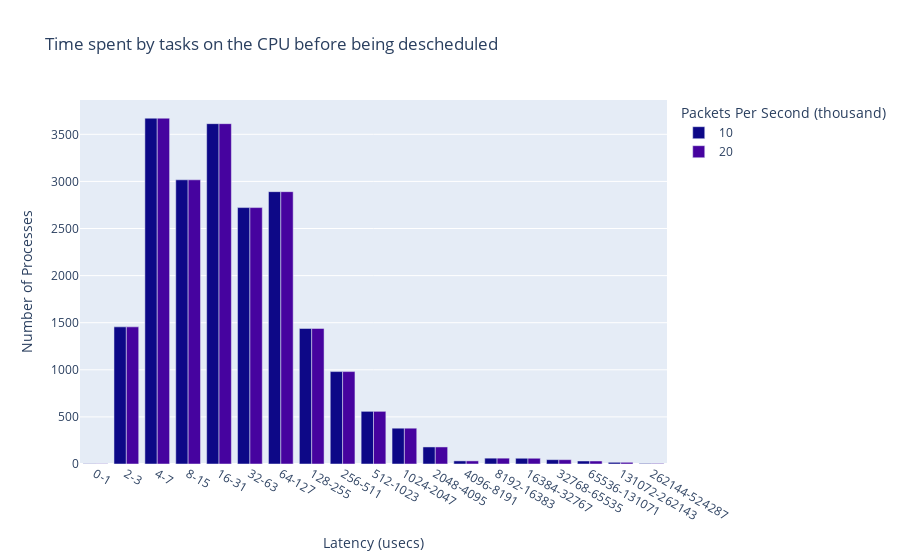
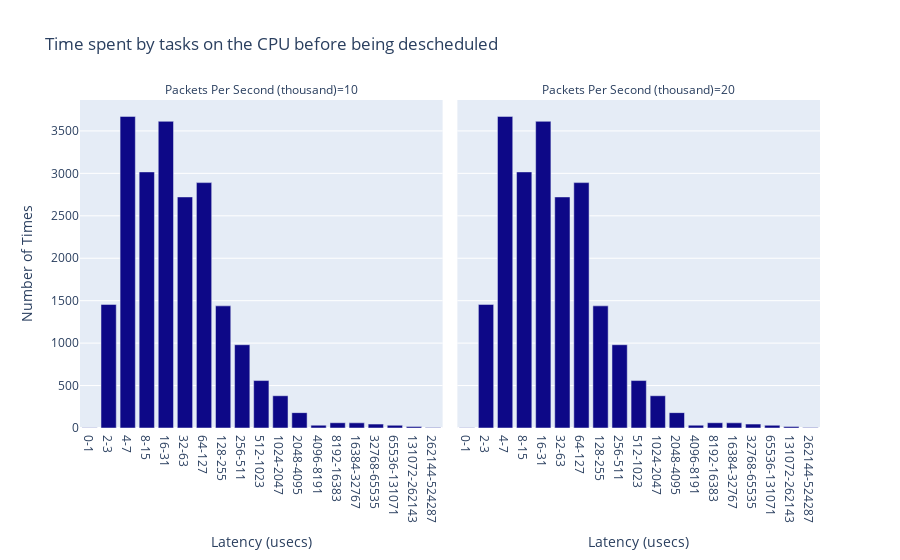

The cell these charts' notebook holds for them, in order:
### Code cell
oncpudist_df = spark.read.option("basePath", basePath).json(f"{basePath}/kpps=*/tool=oncpudist").select(
    "kpps", "ts", "val_type", "tool",
    explode("data").alias("dataExplode")
).orderBy(col('kpps')).select(col("kpps").cast(StringType()), "ts", "val_type", "tool", "dataExplode.*", concat_ws('-',col('dataExplode.interval-start'),col('dataExplode.interval-end')).alias("interval"))
oncpudist_fig_1 = px.bar(oncpudist_df.toPandas(), x="interval", y="count", color="kpps", barmode="group",
        title="Time spent by tasks on the CPU before being descheduled",
        color_discrete_sequence=px.colors.sequential.Plasma,
        labels={
                    "kpps": "Packets Per Second (thousand)",
                    "count": "Number of Processes",
                    "interval": "Latency (usecs)"
        })
oncpudist_fig_1.show()
oncpudist_fig_1.write_image("images/oncpudist_fig_1.jpeg")
oncpudist_fig_2 = px.bar(oncpudist_df.toPandas(), x="interval", y="count", barmode="group",
        facet_col="kpps",
        title="Time spent by tasks on the CPU before being descheduled",
        color_discrete_sequence=px.colors.sequential.Plasma,
        labels={
                    "kpps": "Packets Per Second (thousand)",
                    "count": "Number of Times",
                    "interval": "Latency (usecs)"
        })
oncpudist_fig_2.show()
oncpudist_fig_2.write_image("images/oncpudist_fig_2.jpeg")
with open(html_output_file, 'a') as f:
    f.write(oncpudist_fig_1.to_html(full_html=False, include_plotlyjs='cdn'))
    f.write(oncpudist_fig_2.to_html(full_html=False, include_plotlyjs='cdn'))

### Figure 1 — Plotly figure (JSON) as saved in the notebook; plotly's stock layout.template omitted (floating-point values rounded to 4 significant figures)
{"data": [{"alignmentgroup": "True", "hovertemplate": "Packets Per Second (thousand)=10<br>Latency (usecs)=%{x}<br>Number of Processes=%{y}<extra></extra>", "legendgroup": "10", "marker": {"color": "#0d0887", "pattern": {"shape": ""}}, "name": "10", "offsetgroup": "10", "orientation": "v", "showlegend": true, "textposition": "auto", "type": "bar", "x": ["0-1", "2-3", "4-7", "8-15", "16-31", "32-63", "64-127", "128-255", "256-511", "512-1023", "1024-2047", "2048-4095", "4096-8191", "8192-16383", "16384-32767", "32768-65535", "65536-131071", "131072-262143", "262144-524287"], "xaxis": "x", "y": [3, 1456, 3671, 3017, 3613, 2722, 2891, 1439, 981, 559, 380, 181, 33, 62, 61, 46, 32, 18, 6], "yaxis": "y"}, {"alignmentgroup": "True", "hovertemplate": "Packets Per Second (thousand)=20<br>Latency (usecs)=%{x}<br>Number of Processes=%{y}<extra></extra>", "legendgroup": "20", "marker": {"color": "#46039f", "pattern": {"shape": ""}}, "name": "20", "offsetgroup": "20", "orientation": "v", "showlegend": true, "textposition": "auto", "type": "bar", "x": ["0-1", "2-3", "4-7", "8-15", "16-31", "32-63", "64-127", "128-255", "256-511", "512-1023", "1024-2047", "2048-4095", "4096-8191", "8192-16383", "16384-32767", "32768-65535", "65536-131071", "131072-262143", "262144-524287"], "xaxis": "x", "y": [3, 1456, 3671, 3017, 3613, 2722, 2891, 1439, 981, 559, 380, 181, 33, 62, 61, 46, 32, 18, 6], "yaxis": "y"}], "layout": {"barmode": "group", "legend": {"title": {"text": "Packets Per Second (thousand)"}, "tracegroupgap": 0}, "title": {"text": "Time spent by tasks on the CPU before being descheduled"}, "xaxis": {"anchor": "y", "domain": [0, 1], "title": {"text": "Latency (usecs)"}}, "yaxis": {"anchor": "x", "domain": [0, 1], "title": {"text": "Number of Processes"}}}}

### Figure 2 — Plotly figure (JSON) as saved in the notebook; plotly's stock layout.template omitted (floating-point values rounded to 4 significant figures)
{"data": [{"alignmentgroup": "True", "hovertemplate": "Packets Per Second (thousand)=10<br>Latency (usecs)=%{x}<br>Number of Times=%{y}<extra></extra>", "legendgroup": "", "marker": {"color": "#0d0887", "pattern": {"shape": ""}}, "name": "", "offsetgroup": "", "orientation": "v", "showlegend": false, "textposition": "auto", "type": "bar", "x": ["0-1", "2-3", "4-7", "8-15", "16-31", "32-63", "64-127", "128-255", "256-511", "512-1023", "1024-2047", "2048-4095", "4096-8191", "8192-16383", "16384-32767", "32768-65535", "65536-131071", "131072-262143", "262144-524287"], "xaxis": "x", "y": [3, 1456, 3671, 3017, 3613, 2722, 2891, 1439, 981, 559, 380, 181, 33, 62, 61, 46, 32, 18, 6], "yaxis": "y"}, {"alignmentgroup": "True", "hovertemplate": "Packets Per Second (thousand)=20<br>Latency (usecs)=%{x}<br>Number of Times=%{y}<extra></extra>", "legendgroup": "", "marker": {"color": "#0d0887", "pattern": {"shape": ""}}, "name": "", "offsetgroup": "", "orientation": "v", "showlegend": false, "textposition": "auto", "type": "bar", "x": ["0-1", "2-3", "4-7", "8-15", "16-31", "32-63", "64-127", "128-255", "256-511", "512-1023", "1024-2047", "2048-4095", "4096-8191", "8192-16383", "16384-32767", "32768-65535", "65536-131071", "131072-262143", "262144-524287"], "xaxis": "x2", "y": [3, 1456, 3671, 3017, 3613, 2722, 2891, 1439, 981, 559, 380, 181, 33, 62, 61, 46, 32, 18, 6], "yaxis": "y2"}], "layout": {"annotations": [{"font": {}, "showarrow": false, "text": "Packets Per Second (thousand)=10", "x": 0.245, "xanchor": "center", "xref": "paper", "y": 1, "yanchor": "bottom", "yref": "paper"}, {"font": {}, "showarrow": false, "text": "Packets Per Second (thousand)=20", "x": 0.755, "xanchor": "center", "xref": "paper", "y": 1, "yanchor": "bottom", "yref": "paper"}], "barmode": "group", "legend": {"tracegroupgap": 0}, "title": {"text": "Time spent by tasks on the CPU before being descheduled"}, "xaxis": {"anchor": "y", "domain": [0, 0.49], "title": {"text": "Latency (usecs)"}}, "xaxis2": {"anchor": "y2", "domain": [0.51, 1], "matches": "x", "title": {"text": "Latency (usecs)"}}, "yaxis": {"anchor": "x", "domain": [0, 1], "title": {"text": "Number of Times"}}, "yaxis2": {"anchor": "x2", "domain": [0, 1], "matches": "y", "showticklabels": false}}}
